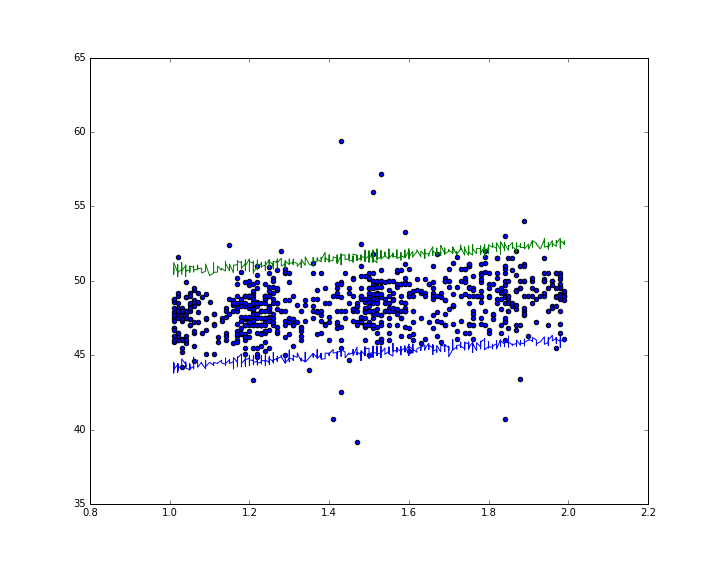

This figure's Python source:
# -*- coding: utf-8 -*-
"""
@author: Christian Winkler
"""
import matplotlib.pyplot as plt
import numpy as np
import pandas as pd

from pygam import LinearGAM
import pygam


example_data = pd.read_csv("example_data.csv")
y = example_data['head'].values
X = example_data['age'].values

#gam =  LinearGAM()
#gam =  LinearGAM(n_splines=10).gridsearch(X, y)
gam =  pygam.GAM(n_splines=10).gridsearch(X, y)

gam.fit(X, y) # your fitted model
samples = gam.sample(X, y, quantity='y', n_draws=500, sample_at_X=X)
# sampels is shape (500, len(y))

percentiles = np.percentile(samples, q=[2.5, 97.5], axis=0)
#percentiles is now shape (2, len(y))


plt.figure(figsize=(10,8))
plt.scatter(X,y)
plt.plot(X,percentiles[0])
plt.plot(X,percentiles[1])
# plotting

plt.savefig("pygam_example.png")
plt.show()

